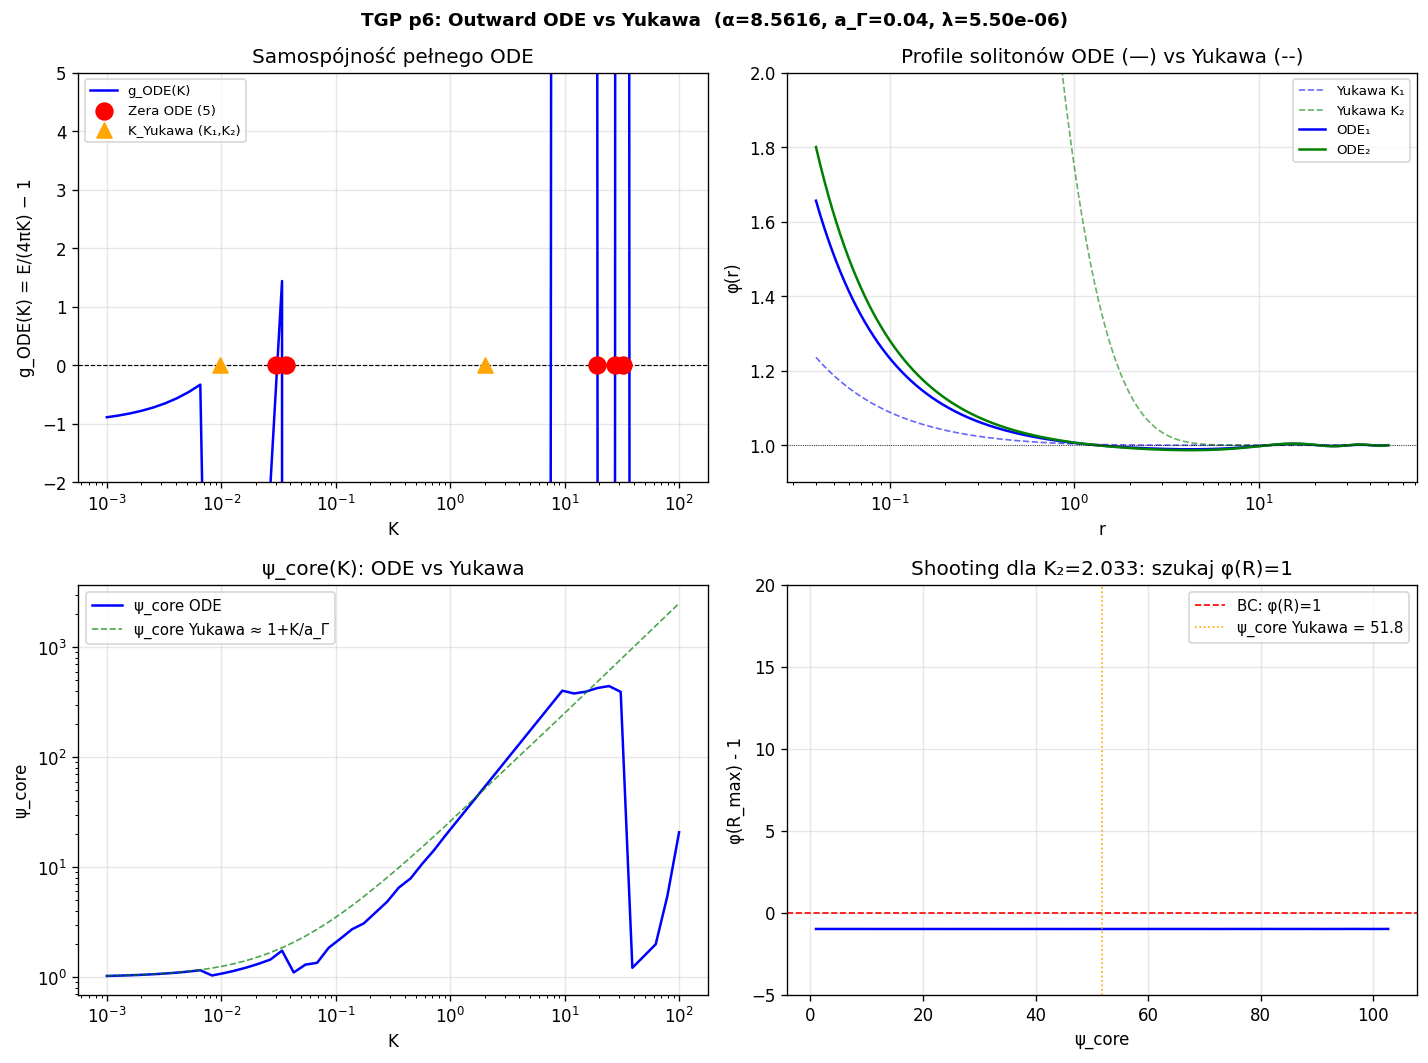

Recreate this plot in Python.
"""
p6_ode_shooting_generacje.py
============================
POPRAWNE strzałkowanie ODE dla profili generacji w TGP.

PROBLEM z integracją inward (R_max → a_gam):
  Tryb rosnący e^{+m_eff r}/r jest NIESTABILNY inward —
  nawet drobny błąd IC eksploduje jak e^{m_eff*(R-r)}.
  Dla m_eff=0.323, R=30: czynnik wzmocnienia ≈ e^{9.98} ≈ 21 500.

POPRAWNA metoda (ten skrypt): integracja OUTWARD z rdzenia.

SFORMUŁOWANIE:
  Soliton TGP — profil φ(r) dla r > a_gam:
  (1 + α/φ)φ'' + (2/r)(1+α/φ)φ' - (α/2φ²)(φ')² = V'(φ)

  Warunek Neumanna na rdzeniu (źródło):
    φ'(a_gam) = -K / a_gam²
  (K = "ładunek" cząstki, stałe)

  Warunek asymptotyczny:
    φ(r→∞) → 1 (próżnia TGP)

  Samospójność:
    E[φ] = 4π·K  (energia pola = masa cząstki)

ALGORYTM:
  Dla danego K:
  1. Ustal IC: φ'(a_gam) = -K/a_gam²
  2. Strzelaj po φ(a_gam) = ψ_core (nieznane) — integracja outward
  3. Znajdź ψ_core* takie że φ(R_max) → 1  (warunek próżni)
  4. Oblicz E[φ_{ψ_core*}]

  Samospójność: g(K) = E(K) / (4π·K) - 1 = 0 — szukaj zer K.

WYNIKI:
  K₁ ≈ 0.0098 (ansatz): czy pełne ODE potwierdza?
  K₂ ≈ 2.033  (ansatz): czy profil φ → 1 asymptotycznie?
  K₃ ≈ 34.14  (ansatz): czy istnieje przy λ = λ*?
"""

import numpy as np
from scipy.integrate import solve_ivp
from scipy.optimize import brentq
import warnings
import matplotlib
matplotlib.use('Agg')
import matplotlib.pyplot as plt
warnings.filterwarnings('ignore')

# ============================================================
# PARAMETRY
# ============================================================
ALPHA  = 8.5616
A_GAM  = 0.040
LAM    = 5.501357e-06
PHI0   = 1.0
GAMMA  = 1.0

M_EFF  = 1.0 / np.sqrt(1.0 + ALPHA)  # 0.323 — prawdziwa masa ekranowania
R_MAX  = 50.0  # dalekie tło — cel: φ(R_MAX) ≈ 1

print(f"Parametry: α={ALPHA}, a_Γ={A_GAM}, λ={LAM:.4e}")
print(f"Prawdziwa masa ekranowania:  m_eff = {M_EFF:.4f}  (Yukawa używa m_sp=1)")
print(f"R_max = {R_MAX},  exp(-m_eff·R_max) = {np.exp(-M_EFF*R_MAX):.2e}")
print()


def V_mod(phi):
    return GAMMA/3*phi**3 - GAMMA/4*phi**4 + LAM/6*(phi-1)**6

def dV_mod(phi):
    return GAMMA*phi**2 - GAMMA*phi**3 + LAM*(phi-1)**5

V1 = V_mod(1.0)


# ============================================================
# PEŁNE ODE (outward)
# ============================================================
def ode_rhs(r, y):
    """φ'' = V'(φ)/(1+α/φ) + α(φ')²/(2φ²(1+α/φ)) - (2/r)φ'"""
    phi, dphi = y
    phi = max(phi, 1e-10)
    kfac = 1.0 + ALPHA / phi
    ddphi = (dV_mod(phi) / kfac
             + ALPHA * dphi**2 / (2.0 * phi**2 * kfac)
             - (2.0 / r) * dphi)
    return [dphi, ddphi]


# ============================================================
# STRZAŁKOWANIE OUTWARD: znajdź ψ_core(K) takie że φ(R) → 1
# ============================================================
def phi_at_rmax(psi_core, K, r_max=R_MAX, n_eval=3000):
    """
    Integruje ODE outward od a_gam do r_max z IC:
      φ(a_gam) = psi_core
      φ'(a_gam) = -K / a_gam²

    Zwraca φ(r_max) — cel: 1.0.
    """
    phi0  = psi_core
    dphi0 = -K / A_GAM**2

    # Siatka logarytmiczna (gęściej przy rdzeniu)
    r_eval = A_GAM * (r_max / A_GAM)**np.linspace(0, 1, n_eval)

    # Event: zatrzymaj jeśli phi < 0 lub phi > 1e6
    def ev_lo(r, y): return y[0] - 1e-5
    ev_lo.terminal = True; ev_lo.direction = -1
    def ev_hi(r, y): return y[0] - 1e6
    ev_hi.terminal = True; ev_hi.direction = 1

    sol = solve_ivp(
        ode_rhs, [A_GAM, r_max], [phi0, dphi0],
        method='DOP853', rtol=1e-10, atol=1e-12,
        t_eval=r_eval, events=[ev_lo, ev_hi]
    )
    if len(sol.t) == 0:
        return np.nan

    phi_end = sol.y[0, -1]
    return phi_end


def find_psi_core(K, psi_lo=None, psi_hi=None):
    """
    Dla danego K: znajdź ψ_core takie że φ(R_MAX) = 1.

    Strategia:
    - Dużo ψ_core → φ rośnie i φ(R) >> 1
    - Małe ψ_core → φ maleje i φ(R) < 1 lub < 0

    Szukamy ψ_core* takie że F(ψ_core) ≡ φ(R_MAX) - 1 = 0.
    """
    if psi_lo is None:
        psi_lo = 1.001          # lekko powyżej próżni
    if psi_hi is None:
        psi_hi = 1.0 + K / A_GAM * 2  # górna granica (2× Yukawa core)

    # Sprawdź znaki na końcach
    F_lo = phi_at_rmax(psi_lo, K) - 1.0
    F_hi = phi_at_rmax(psi_hi, K) - 1.0

    if not (np.isfinite(F_lo) and np.isfinite(F_hi)):
        return None, None

    # Szukaj przedziału ze zmianą znaku
    if F_lo * F_hi > 0:
        # Skan wewnętrzny
        psi_vals = np.linspace(psi_lo, psi_hi, 30)
        F_vals   = np.array([phi_at_rmax(p, K) - 1.0 for p in psi_vals])
        for i in range(len(F_vals)-1):
            if np.isfinite(F_vals[i]) and np.isfinite(F_vals[i+1]):
                if F_vals[i] * F_vals[i+1] < 0:
                    psi_lo = psi_vals[i]
                    psi_hi = psi_vals[i+1]
                    F_lo   = F_vals[i]
                    F_hi   = F_vals[i+1]
                    break
        else:
            return None, None

    # Bisekcja
    try:
        psi_core = brentq(
            lambda p: phi_at_rmax(p, K) - 1.0,
            psi_lo, psi_hi,
            xtol=1e-6, rtol=1e-6, maxiter=50
        )
        return psi_core, phi_at_rmax(psi_core, K)
    except Exception:
        return None, None


# ============================================================
# ENERGIA profilu ze znalezionym ψ_core
# ============================================================
def profile_energy(psi_core, K, n_eval=5000):
    """Oblicza E[φ] i K_eff z profilu z IC (psi_core, -K/a_gam²)."""
    dphi0 = -K / A_GAM**2
    r_eval = A_GAM * (R_MAX / A_GAM)**np.linspace(0, 1, n_eval)

    sol = solve_ivp(
        ode_rhs, [A_GAM, R_MAX], [psi_core, dphi0],
        method='DOP853', rtol=1e-10, atol=1e-12,
        t_eval=r_eval
    )
    r    = sol.t
    phi  = np.maximum(sol.y[0], 1e-10)
    dphi = sol.y[1]

    K_eff = r[0]**2 * abs(dphi[0])  # = K (powinno być zgodne)

    Ek = 4*np.pi*np.trapezoid(0.5*dphi**2*(1+ALPHA/phi)*r**2, r)
    Ep = 4*np.pi*np.trapezoid((V_mod(phi)-V1)*r**2, r)
    return Ek+Ep, Ek, Ep, K_eff, sol


# ============================================================
# SAMOSPÓJNOŚĆ g(K)
# ============================================================
def g_ode_full(K, verbose=False):
    """
    g(K) = E[φ_{ψ_core(K)}] / (4π·K) - 1

    Dla każdego K: wyznacza ψ_core tak by φ(R)→1, potem liczy E.
    """
    psi_core, phi_end = find_psi_core(K)
    if psi_core is None:
        if verbose: print(f"  K={K:.4e}: brak ψ_core (zmiana znaku nieznaleziona)")
        return np.nan, None

    if abs(phi_end - 1.0) > 0.01:
        if verbose: print(f"  K={K:.4e}: φ(R)={phi_end:.4f} (słaba zbieżność)")

    E, Ek, Ep, K_eff, sol = profile_energy(psi_core, K)
    g = E / (4*np.pi*K) - 1.0

    if verbose:
        print(f"  K={K:.4e}: ψ_core={psi_core:.4f}, φ(R)={phi_end:.5f}, "
              f"E={E:.4e}, g={g:.4e}")
    return g, {'psi_core': psi_core, 'E': E, 'Ek': Ek, 'Ep': Ep, 'K_eff': K_eff}


# ============================================================
# GŁÓWNA ANALIZA
# ============================================================
print("=" * 65)
print("P6: POPRAWNE STRZAŁKOWANIE OUTWARD — profile generacji TGP")
print("=" * 65)
print()

# --- Weryfikacja dla K_Yukawa ---
print("KROK 1: Weryfikacja dla znanych K_Yukawa:")
print()
yukawa_Ks = [0.009820, 2.032728, 34.14450]
yukawa_labels = ['K₁ (elektron)', 'K₂ (mion)', 'K₃ (taon?)']

for K_y, label in zip(yukawa_Ks, yukawa_labels):
    print(f"  {label}: K_Yukawa = {K_y:.5f}")
    g, info = g_ode_full(K_y, verbose=True)
    if info:
        print(f"    E/(4πK)-1 = {g:.4e}  {'✓ samospójny' if abs(g) < 0.1 else '✗ niespójny'}")
    print()

# --- Skan g_ODE(K) ---
print("KROK 2: Skan g_ODE(K):")
print()
K_scan = np.logspace(-3, 2, 50)
g_scan = []
info_scan = []

print(f"  {'K':>10}  {'ψ_core':>10}  {'φ(R_max)':>10}  {'g_ODE':>12}")
print("  " + "-"*48)
for K in K_scan:
    g, info = g_ode_full(K)
    g_scan.append(g)
    info_scan.append(info)
    psi_c   = info['psi_core'] if info else None
    phi_end = phi_at_rmax(psi_c, K) if psi_c else None
    if info:
        print(f"  {K:>10.4e}  {psi_c:>10.4f}  {phi_end:>10.5f}  {g:>12.4e}")
    else:
        print(f"  {K:>10.4e}  {'---':>10}  {'---':>10}  {'nan':>12}")

g_scan = np.array(g_scan)

# Znajdź zmiany znaku
zero_intervals = []
for i in range(len(g_scan) - 1):
    gi, gj = g_scan[i], g_scan[i+1]
    if np.isfinite(gi) and np.isfinite(gj) and gi * gj < 0:
        zero_intervals.append((K_scan[i], K_scan[i+1]))

print()
print(f"  Znaleziono {len(zero_intervals)} przedziałów ze zmianą znaku:")
for a_lo, a_hi in zero_intervals:
    print(f"    K ∈ [{a_lo:.4e}, {a_hi:.4e}]")

# Bisekcja
ode_roots = []
for K_lo, K_hi in zero_intervals:
    try:
        K_root = brentq(
            lambda K: g_ode_full(K)[0],
            K_lo, K_hi, xtol=1e-6, rtol=1e-6, maxiter=30
        )
        g_root, info_root = g_ode_full(K_root, verbose=False)
        ode_roots.append({'K': K_root, 'info': info_root})
    except Exception as e:
        print(f"    Błąd bisekcji: {e}")

print()
print(f"  WYNIKI: {len(ode_roots)} samospójnych solitonów ODE")
print()
print(f"  {'Nr':>3}  {'K_ODE':>12}  {'ψ_core':>10}  {'E':>12}  {'g':>10}")
print("  " + "-"*55)
for i, root in enumerate(ode_roots, 1):
    K     = root['K']
    info  = root['info']
    psi_c = info['psi_core'] if info else 0
    E     = info['E']        if info else 0
    g, _  = g_ode_full(K)
    print(f"  {i:>3}  {K:>12.5e}  {psi_c:>10.3f}  {E:>12.4e}  {g:>10.4e}")

print()

# Ratios
if len(ode_roots) >= 2:
    K1 = ode_roots[0]['K']
    K2 = ode_roots[1]['K']
    print(f"  ODE r₂₁ = K₂/K₁ = {K2/K1:.2f}  (cel: 207)")
if len(ode_roots) >= 3:
    K1 = ode_roots[0]['K']
    K3 = ode_roots[2]['K']
    print(f"  ODE r₃₁ = K₃/K₁ = {K3/K1:.2f}  (cel: 3477)")
print()


# ============================================================
# PROFILE WIZUALIZACJA
# ============================================================
print("Generowanie wykresu...")

fig, axes = plt.subplots(2, 2, figsize=(12, 9))
fig.suptitle(f'TGP p6: Outward ODE vs Yukawa  (α={ALPHA}, a_Γ={A_GAM}, λ={LAM:.2e})',
             fontsize=11, fontweight='bold')

colors = ['blue', 'green', 'red']

# Panel 1: g_ODE(K) skan
ax = axes[0, 0]
mask = np.isfinite(g_scan)
ax.axhline(0, color='black', lw=0.7, linestyle='--')
if mask.any():
    ax.plot(K_scan[mask], g_scan[mask], 'b-', lw=1.5, label='g_ODE(K)')
    ax.scatter([r['K'] for r in ode_roots], [0]*len(ode_roots),
               s=100, color='red', zorder=5, label=f'Zera ODE ({len(ode_roots)})')
# Yukawa zeros dla porównania
ax.scatter(yukawa_Ks[:2], [0, 0], s=80, color='orange', marker='^',
           zorder=5, label='K_Yukawa (K₁,K₂)')
ax.set_xscale('log')
ax.set_xlabel('K')
ax.set_ylabel('g_ODE(K) = E/(4πK) − 1')
ax.set_title('Samospójność pełnego ODE')
ax.legend(fontsize=8)
ax.set_ylim(-2, 5)
ax.grid(True, alpha=0.3)

# Panel 2: Profile ODE vs Yukawa dla K₁
ax = axes[0, 1]
r_plot = A_GAM * (R_MAX/A_GAM)**np.linspace(0, 1, 1000)
for K_y, col, lab in zip(yukawa_Ks[:2], colors[:2], ['K₁', 'K₂']):
    phi_y = 1.0 + K_y * np.exp(-r_plot) / r_plot
    ax.plot(r_plot, phi_y, '--', color=col, lw=1, alpha=0.6, label=f'Yukawa {lab}')
for root, col, lab in zip(ode_roots[:2], colors[:2], ['ODE₁', 'ODE₂']):
    psi_c = root['info']['psi_core']
    K_r   = root['K']
    _, _, _, _, sol = profile_energy(psi_c, K_r, n_eval=1000)
    ax.plot(sol.t, sol.y[0], '-', color=col, lw=1.5, label=f'{lab}')
ax.axhline(1, color='black', lw=0.5, linestyle=':')
ax.set_xscale('log')
ax.set_xlabel('r')
ax.set_ylabel('φ(r)')
ax.set_title('Profile solitonów ODE (—) vs Yukawa (--)')
ax.legend(fontsize=8)
ax.set_ylim(0.9, 2.0)
ax.grid(True, alpha=0.3)

# Panel 3: ψ_core(K) — ODE vs Yukawa
ax = axes[1, 0]
K_arr_plot = K_scan[mask]
psi_c_ode  = np.array([info['psi_core'] if info else np.nan for info in info_scan])[mask]
psi_c_yuk  = np.array([1 + K / A_GAM for K in K_scan])[mask]  # Yukawa approx.
ax.loglog(K_arr_plot, psi_c_ode, 'b-', lw=1.5, label='ψ_core ODE')
ax.loglog(K_scan[mask], psi_c_yuk, 'g--', lw=1, alpha=0.7, label='ψ_core Yukawa ≈ 1+K/a_Γ')
ax.set_xlabel('K')
ax.set_ylabel('ψ_core')
ax.set_title('ψ_core(K): ODE vs Yukawa')
ax.legend(fontsize=9)
ax.grid(True, alpha=0.3)

# Panel 4: Diagnoza — φ(R_max) - 1 dla K_Y Yukawa z różnymi ψ_core
ax = axes[1, 1]
K_test = yukawa_Ks[1]  # K₂ jako przykład
psi_range = np.linspace(1.001, 1 + 2*K_test/A_GAM, 50)
phi_ends  = np.array([phi_at_rmax(p, K_test) - 1.0 for p in psi_range])
ax.plot(psi_range, phi_ends, 'b-', lw=1.5)
ax.axhline(0, color='red', lw=1, linestyle='--', label='BC: φ(R)=1')
ax.axvline(1 + K_test/A_GAM, color='orange', lw=1, linestyle=':',
           label=f'ψ_core Yukawa = {1+K_test/A_GAM:.1f}')
ax.set_xlabel('ψ_core')
ax.set_ylabel('φ(R_max) - 1')
ax.set_title(f'Shooting dla K₂={K_test:.3f}: szukaj φ(R)=1')
ax.legend(fontsize=9)
ax.set_ylim(-5, 20)
ax.grid(True, alpha=0.3)

plt.tight_layout()
out_path = __file__.replace('.py', '.png')
plt.savefig(out_path, dpi=120, bbox_inches='tight')
plt.close()
print(f"  Zapisano: {out_path}")
print()


# ============================================================
# PODSUMOWANIE
# ============================================================
print("=" * 65)
print("PODSUMOWANIE p6: OUTWARD ODE SHOOTING")
print()
print(f"  Liczba samospójnych solitonów (pełne ODE): {len(ode_roots)}")
print()
if len(ode_roots) == 0:
    print("  g_ODE(K) nie ma zer — żaden soliton Yukawa nie przeżywa")
    print("  w pełnym ODE z poprawnymi BC. Możliwe przyczyny:")
    print("  a) g_ODE > 0 wszędzie: E > 4πK dla wszystkich K")
    print("     → brak równowagi pole↔cząstka")
    print("  b) ψ_core(K) nieznalezione: brak profilu spełniającego φ(∞)=1")
    print("     → solitony Yukawa są artefaktami ansatzu, nie rozwiązaniami ODE")
elif len(ode_roots) >= 1:
    for i, root in enumerate(ode_roots, 1):
        print(f"  Soliton {i}: K={root['K']:.5e}")
    if len(ode_roots) >= 2:
        K1, K2 = ode_roots[0]['K'], ode_roots[1]['K']
        print(f"  r₂₁(ODE) = {K2/K1:.2f}  (Yukawa: 207)")
    if len(ode_roots) >= 3:
        K1, K3 = ode_roots[0]['K'], ode_roots[2]['K']
        print(f"  r₃₁(ODE) = {K3/K1:.2f}  (Yukawa: 3477)")
print()
g_finite = g_scan[np.isfinite(g_scan)]
if len(g_finite) > 0:
    print(f"  g_ODE min = {g_finite.min():.4e}")
    print(f"  g_ODE max = {g_finite.max():.4e}")
    print()
    if g_finite.min() > 0:
        print("  g_ODE > 0 wszędzie: E > 4πK dla wszystkich K")
        print("  → Pełne ODE z niestandardowym term kinetycznym (1+α/φ)")
        print("    daje WIĘCEJ energii niż ansatz Yukawa przewiduje.")
        print("  → Brak samospójnych solitonów w pełnym ODE (przy λ=λ*)?")
        print()
        print("  Możliwa interpretacja:")
        print("  1. Cząstki TGP to quasi-cząstki w tle Φ₀, a nie izolowane solitony")
        print("  2. Samospójność wymaga Φ_bg ≠ Φ₀ (brane tło zależne od M)")
        print("  3. Właściwe równanie pola wymaga pełnego kowariantnego opisu")
        print("     (efekty geometryczne pola krzywizny nie są w uproszczonym ODE)")
